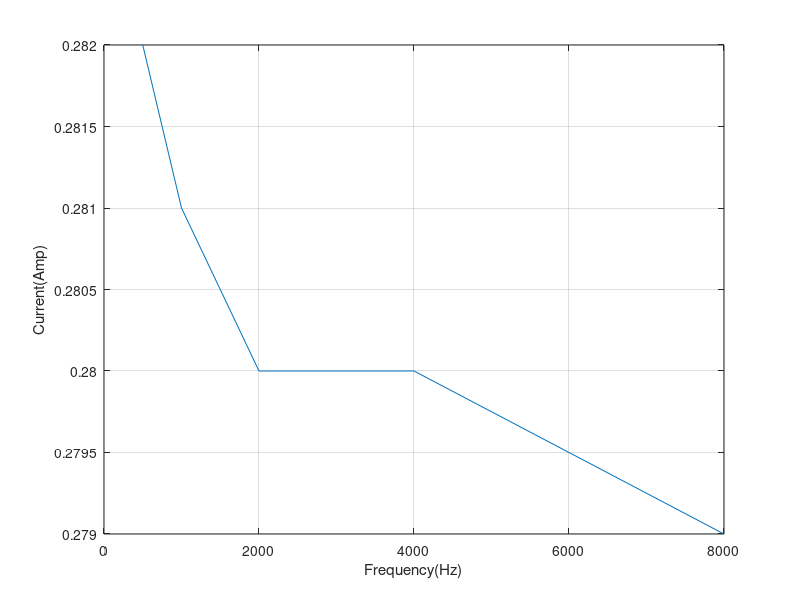

MATLAB code to generate this figure:
clear

f = [500 1000 2000 4000 8000];
current = [0.282 0.281 0.280 0.280 0.279];

plot(f,current)
xlabel('Frequency(Hz)')
ylabel('Current(Amp)')
grid on
